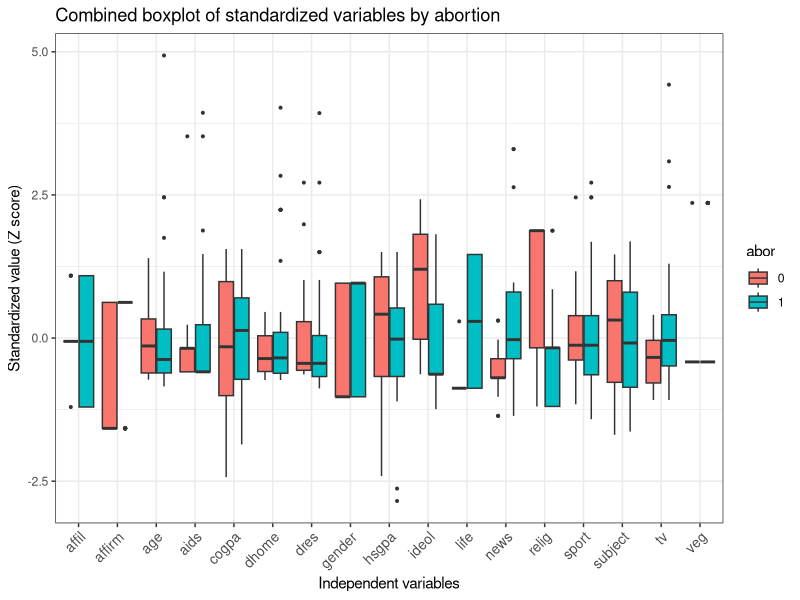
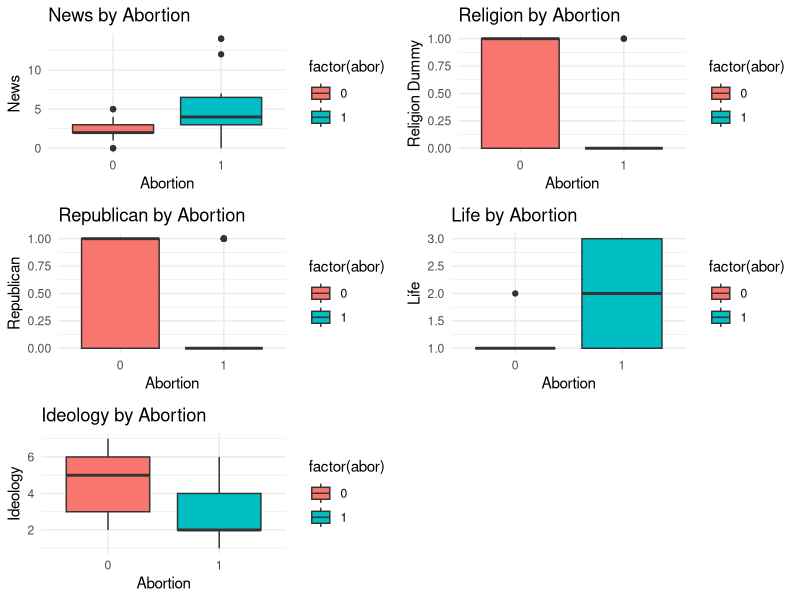
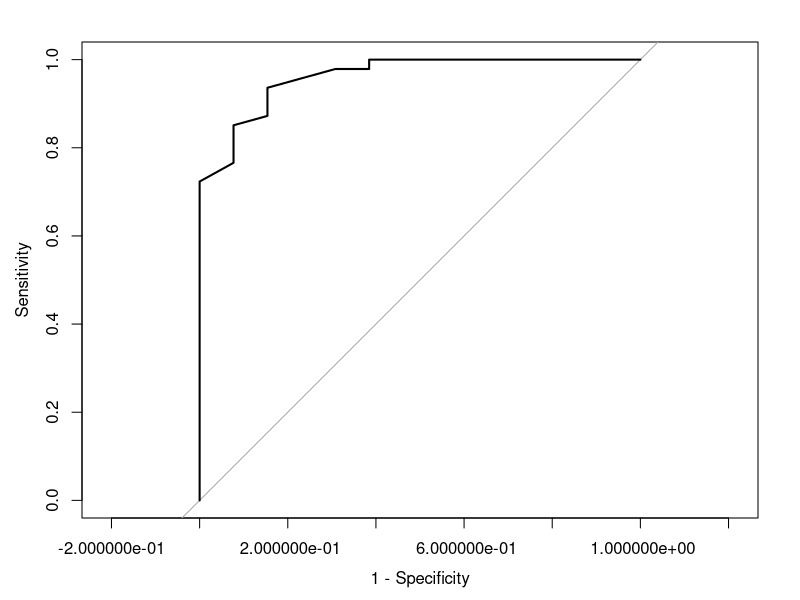
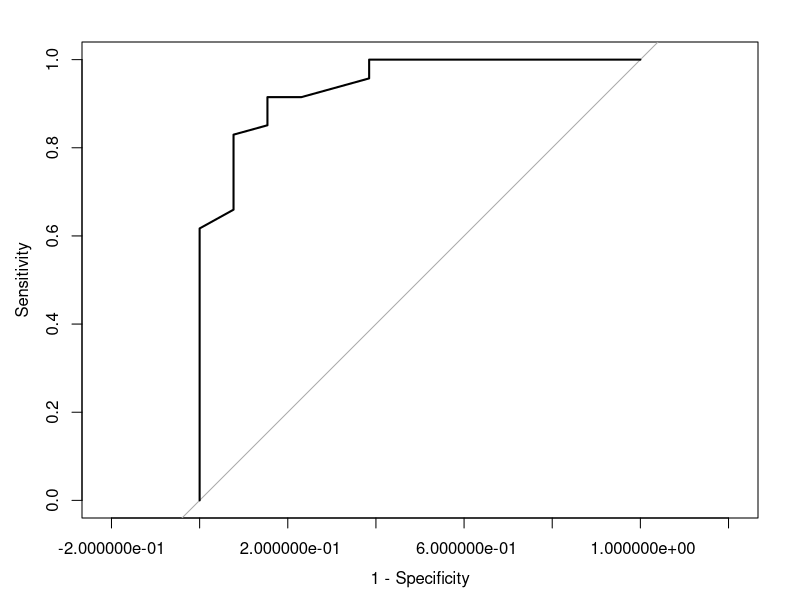

Generate these figures, in order, with R:
## ---- chunk 1
Students <- read.table("Students.dat", header = TRUE)
attach(Students)
head(Students)
## ---- chunk 2
library(tidyverse)

students <- read.table("Students.dat", header = TRUE)
students$abor <- as.factor(students$abor)

# Select numeric variables except abor
numeric_vars <- names(students)[sapply(students, is.numeric)]
numeric_vars <- setdiff(numeric_vars, "abor")

# Standardize all numeric variables
students_scaled <- students
students_scaled[numeric_vars] <- scale(students[numeric_vars])

# Convert to long format
long_data <- students_scaled %>%
  pivot_longer(cols = numeric_vars,
               names_to = "variable",
               values_to = "value")

# Plot
ggplot(long_data, aes(x = variable, y = value, fill = abor)) +
  geom_boxplot(position = position_dodge(width = 0.8), outlier.size = 0.7) +
  labs(
    x = "Independent variables",
    y = "Standardized value (Z score)",
    title = "Combined boxplot of standardized variables by abortion"
  ) +
  theme_bw() +
  theme(axis.text.x = element_text(angle = 45, hjust = 1, size = 10))
## ---- chunk 3
# Create affil2: Republican dummy variable
affil2 <- ifelse(affil == 2, 1, 0)  # 1 = Republican, 0 = otherwise

# Create religdummy: Religious dummy variable
religdummy <- ifelse(relig == 3, 1, 0)  # 1 = relig is 3, 0 = otherwise

# Check the distributions
table(affil2)
table(religdummy)
## ---- chunk 4
library(gridExtra)
# News by Abortion
p1 <- ggplot(Students, aes(x = factor(abor), y = news, fill = factor(abor))) +
  geom_boxplot() +
  labs(title = "News by Abortion", x = "Abortion", y = "News") +
  theme_minimal()

# religion by Abortion
p2 <- ggplot(Students, aes(x = factor(abor), y = religdummy, fill = factor(abor))) +
  geom_boxplot() +
  labs(title = "Religion by Abortion", x = "Abortion", y = "Religion Dummy") +
  theme_minimal()


# Affiliation by Abortion
p3 <- ggplot(Students, aes(x = factor(abor), y = affil2, fill = factor(abor))) +
  geom_boxplot() +
  labs(title = "Republican by Abortion", x = "Abortion", y = "Republican") +
  theme_minimal()

# Life by Abortion
p4 <- ggplot(Students, aes(x = factor(abor), y = life, fill = factor(abor))) +
  geom_boxplot() +
  labs(title = "Life by Abortion", x = "Abortion", y = "Life") +
  theme_minimal()

# Ideol by Abortion
p5 <- ggplot(Students, aes(x = factor(abor), y = ideol, fill = factor(abor))) +
  geom_boxplot() +
  labs(title = "Ideology by Abortion", x = "Abortion", y = "Ideology") +
  theme_minimal()

grid.arrange(p1, p2, p3, p4, p5, ncol = 2)
## ---- chunk 5
# Check the distribution of the response variable
table(abor)

# Number of observations in each category
length(abor[which(abor==1)])
length(abor[which(abor==0)])
## ---- chunk 6
Model1 <- glm(abor ~ 1, family=binomial, data=Students)
summary(Model1)
## ---- chunk 7
# Test all predictors individually
psgender= glm(abor~factor(gender),family=binomial, data=Students) 
#summary(psgender) #p-value .2863
psage= glm(abor~age,family=binomial, data=Students) 
#summary(psage) #p-value 0.946
pshsgpa= glm(abor~hsgpa,family=binomial, data=Students) 
#summary(pshsgpa) #p-value 0.788
pscogpa= glm(abor~cogpa,family=binomial, data=Students) 
#summary(pscogpa) #p-value 0.534
psdhome= glm(abor~dhome,family=binomial, data=Students) 
#summary(psdhome) #p-value 0.3081
psdres= glm(abor~dres,family=binomial, data=Students) 
#summary(psdres) #p-value 0.37114
pstv= glm(abor~tv,family=binomial, data=Students) 
#summary(pstv) #p-value  0.143
pssport= glm(abor~sport,family=binomial, data=Students) 
#summary(pssport) #p-value 0.58502
psnews= glm(abor~news,family=binomial, data=Students) 
#summary(psnews) #p-value 0.0226
psaids= glm(abor~aids,family=binomial, data=Students) 
#summary(psaids) #p-value 0.832161
psveg= glm(abor~veg,family=binomial, data=Students)
#summary(psveg) #p-value 0.417411
psaffil= glm(abor~factor(affil),family=binomial, data=Students)
#summary(psaffil) #p-value  0.00316 for affil2
psideol= glm(abor~ideol,family=binomial, data=Students)
#summary(psideol) #p-value= 0.000498
psrelig= glm(abor~factor(relig),family=binomial, data=Students)
#summary(psrelig) #p-value 0.00295 for relig3
psaffirm= glm(abor~affirm,family=binomial, data=Students)
#summary(psaffirm) #p-value 0.0269
pslife= glm(abor~factor(life),family=binomial, data=Students)
#summary(pslife) #p-value 0.0666 for life2, high for other classes of life 
## ---- chunk 8
# Likelihood Ratio Tests vs Null Model
cat("=== Testing Each Predictor vs Null Model ===\n\n")

cat("Gender:\n")
anova(Model1, psgender, test="LRT")

cat("\nAge:\n")
anova(Model1, psage, test="LRT")

cat("\nHS GPA:\n")
anova(Model1, pshsgpa, test="LRT")

cat("\nCollege GPA:\n")
anova(Model1, pscogpa, test="LRT")

cat("\nDistance from Home:\n")
anova(Model1, psdhome, test="LRT")

cat("\nDistance from Residence:\n")
anova(Model1, psdres, test="LRT")

cat("\nTV:\n")
anova(Model1, pstv, test="LRT")

cat("\nSport:\n")
anova(Model1, pssport, test="LRT")

cat("\nNews (SIGNIFICANT):\n")
anova(Model1, psnews, test="LRT")

cat("\nAIDS:\n")
anova(Model1, psaids, test="LRT")

cat("\nVegetarian:\n")
anova(Model1, psveg, test="LRT")

cat("\nAffiliation (SIGNIFICANT):\n")
anova(Model1, psaffil, test="LRT")

cat("\nIdeology (SIGNIFICANT):\n")
anova(Model1, psideol, test="LRT")

cat("\nReligion (SIGNIFICANT):\n")
anova(Model1, psrelig, test="LRT")

cat("\nAffirmative Action:\n")
anova(Model1, psaffirm, test="LRT")

cat("\nLife (SIGNIFICANT):\n")
anova(Model1, pslife, test="LRT")
## ---- chunk 9
# Create affil2: Republican dummy variable
affil2 <- ifelse(affil == 2, 1, 0)  # 1 = Republican, 0 = otherwise

# Create religdummy: Religious dummy variable
religdummy <- ifelse(relig == 3, 1, 0)  # 1 = relig is 3, 0 = otherwise

lifedummy=ifelse(Students$life==1,1,0)
## ---- chunk 10
Model2 <- glm(abor ~ news, family=binomial, data=Students)
summary(Model2)
## ---- chunk 11
Model3 <- glm(abor ~ affil2, family=binomial, data=Students)
summary(Model3)
## ---- chunk 12
Model4 <- glm(abor ~ religdummy, family=binomial, data=Students)
summary(Model4)
## ---- chunk 13
Model5 <- glm(abor ~ ideol, family=binomial, data=Students)
summary(Model5)
## ---- chunk 14
Model6 <- glm(abor ~ lifedummy, family=binomial, data=Students)
summary(Model6)
## ---- chunk 15
Model7 <- glm(abor ~ affirm, family=binomial, data=Students)
summary(Model7)
## ---- chunk 16
cat("=== Comparing Significant Single-Predictor Models to Null ===\n\n")

cat("News vs Null:\n")
anova(Model1, Model2, test="LRT")

cat("\nAffil2 vs Null:\n")
anova(Model1, Model3, test="LRT")

cat("\nReligdummy vs Null:\n")
anova(Model1, Model4, test="LRT")

cat("\nIdeol vs Null:\n")
anova(Model1, Model5, test="LRT")

cat("\nLife vs Null:\n")
anova(Model1, Model6, test="LRT")

cat("\nAffirm vs Null:\n")
anova(Model1, Model7, test="LRT")
## ---- chunk 17
init= glm(abor~news+affil2+religdummy+affirm+ideol+lifedummy,family=binomial, data=Students)
summary(init)
## ---- chunk 18
remnews= glm(abor~+affil2+religdummy+affirm+ideol+lifedummy,family=binomial, data=Students)
anova(remnews,init, test="LRT")
#or
Gnews=remnews$deviance-init$deviance
Gnews
dfnews=remnews$df.residual-init$df.residual
dfnews
pvaluenews=pchisq(Gnews,dfnews,lower.tail = FALSE)
pvaluenews
## ---- chunk 19
baseline1= glm(abor~news+affil2+religdummy+affirm+ideol+lifedummy,family=binomial, data=Students)
remaffil2= glm(abor~news+religdummy+affirm+ideol+lifedummy,family=binomial, data=Students)
anova(remaffil2, baseline1, test="LRT")

Gaffil2=remaffil2$deviance-baseline1$deviance
Gaffil2
dfaffil2=remaffil2$df.residual-baseline1$df.residual
dfaffil2
pvalueaffil2=pchisq(Gaffil2,dfaffil2,lower.tail = FALSE)
pvalueaffil2


## ---- chunk 20
baseline2= glm(abor~news+religdummy+affirm+ideol+lifedummy,family=binomial, data=Students)
remrelig= glm(abor~news+affirm+ideol+lifedummy,family=binomial, data=Students)
anova(remrelig, baseline2,  test="LRT")#p-value=0.05561, consider removing relig?? 

## ---- chunk 21
baseline4= glm(abor~news+religdummy+affirm+ideol+lifedummy,family=binomial, data=Students)
remaffirm= glm(abor~news+religdummy+ideol+lifedummy,family=binomial, data=Students)
anova(remaffirm, baseline4, test="LRT") 

## ---- chunk 22
baseline5= glm(abor~news+religdummy+ideol+lifedummy,family=binomial, data=Students)
remideol= glm(abor~news+religdummy+lifedummy,family=binomial, data=Students)
anova(remideol, baseline5, test="LRT")
## ---- chunk 23
baseline6= glm(abor~news+religdummy+ideol+lifedummy,family=binomial, data=Students)
remlifedum= glm(abor~news+ideol+religdummy,family=binomial, data=Students)
anova(remlifedum, baseline6, test="LRT")
## ---- chunk 24
modelafterback= glm(abor~news+religdummy+ideol,family=binomial, data=Students)
summary(modelafterback)

#to verify significance 
mabdrop1 =glm(abor~news+religdummy,family=binomial, data=Students)
anova(mabdrop1, modelafterback, test= "LRT")
mabdrop2 =glm(abor~news+ideol,family=binomial, data=Students)
anova(mabdrop2, modelafterback, test= "LRT")
mabdrop3 =glm(abor~religdummy+ideol,family=binomial, data=Students)
anova(mabdrop3, modelafterback, test= "LRT")

## ---- chunk 25
modelafterback= glm(abor~news+religdummy+ideol,family=binomial, data=Students)
addgender= glm(abor~gender+news+religdummy+ideol,family=binomial, data=Students)
anova(modelafterback, addgender, test="LRT")
## ---- chunk 26
modelafterback= glm(abor~news+religdummy+ideol,family=binomial, data=Students)
addage= glm(abor~age+news+religdummy+ideol,family=binomial, data=Students)
anova(addage, modelafterback, test="LRT")
## ---- chunk 27
modelafterback= glm(abor~news+religdummy+ideol,family=binomial, data=Students)
addhsgpa= glm(abor~hsgpa+news+religdummy+ideol,family=binomial, data=Students)
anova(addhsgpa, modelafterback, test="LRT")
## ---- chunk 28
modelafterback= glm(abor~news+religdummy+ideol,family=binomial, data=Students)
addcogpa= glm(abor~cogpa+news+religdummy+ideol,family=binomial, data=Students)
anova(addcogpa, modelafterback, test="LRT")
## ---- chunk 29
modelafterback= glm(abor~news+religdummy+ideol,family=binomial, data=Students)
adddhome= glm(abor~dhome+news+religdummy+ideol,family=binomial, data=Students)
anova(adddhome, modelafterback, test="LRT")
## ---- chunk 30
modelafterback= glm(abor~news+religdummy+ideol,family=binomial, data=Students)
addres= glm(abor~dres+news+religdummy+ideol,family=binomial, data=Students)
anova(addres, modelafterback, test="LRT")
## ---- chunk 31
modelafterback= glm(abor~news+religdummy+ideol,family=binomial, data=Students)
addtv= glm(abor~tv+news+religdummy+ideol,family=binomial, data=Students)
anova(addtv, modelafterback, test="LRT")
## ---- chunk 32
modelafterback= glm(abor~news+religdummy+ideol,family=binomial, data=Students)
addsport= glm(abor~sport+news+religdummy+ideol,family=binomial, data=Students)
anova(addsport, modelafterback, test="LRT")
## ---- chunk 33
modelafterback= glm(abor~news+religdummy+ideol,family=binomial, data=Students)
addaids= glm(abor~aids+news+religdummy+ideol,family=binomial, data=Students)
anova(addaids, modelafterback, test="LRT")
## ---- chunk 34
modelafterback= glm(abor~news+religdummy+ideol,family=binomial, data=Students)
addveg= glm(abor~veg+news+religdummy+ideol,family=binomial, data=Students)
anova(addveg, modelafterback, test="LRT")
## ---- chunk 35
#library(MASS)
#stepAIC(init)
## ---- chunk 36
testfinal = glm(abor~news+religdummy+ideol,family=binomial, data=Students)
testfinalint1 = glm(abor~news+religdummy+ideol+news*religdummy,family=binomial, data=Students)
summary(testfinalint1)
anova(testfinal, testfinalint1)
## ---- chunk 37
testfinalint2 = glm(abor~news+religdummy+ideol+news*ideol,family=binomial, data=Students)
summary(testfinalint2)
anova(testfinal, testfinalint2)
## ---- chunk 38
testfinalint3 = glm(abor~news+religdummy+ideol+religdummy*ideol,family=binomial, data=Students)
summary(testfinalint3)
anova(testfinal, testfinalint3)
## ---- chunk 39
Model404 <- glm(abor~news+religdummy+ideol,family=binomial, data=Students)
summary(Model404)
## ---- chunk 40
Goodness <- function(x) {
  G1 <- x$deviance
  df <- x$df.residual
  pvalue <- pchisq(G1, df, lower.tail = FALSE)
  cat("Deviance =", G1, "df =", df, " p-value =", pvalue, "\n")
}

Goodness(Model404)
## ---- chunk 41
anova(Model1, Model404, test="LRT")
## ---- chunk 42

## ---- chunk 43
# We cant do as we created dummy variables
## ---- chunk 44
#ROC
library(pROC) # Model with interaction
rocplot <- roc(Students$abor ~ fitted(testfinalint3), data=Students)
plot.roc(rocplot, legacy.axes=TRUE) 
auc(rocplot)

library(pROC) #Model 404 final model without interaction 
rocplot <- roc(Students$abor ~ fitted(testfinal), data=Students)
plot.roc(rocplot, legacy.axes=TRUE) 
auc(rocplot)
## ---- chunk 45
summary(testfinal)
summary(testfinalint3)
## ---- chunk 46
detach(Students)
